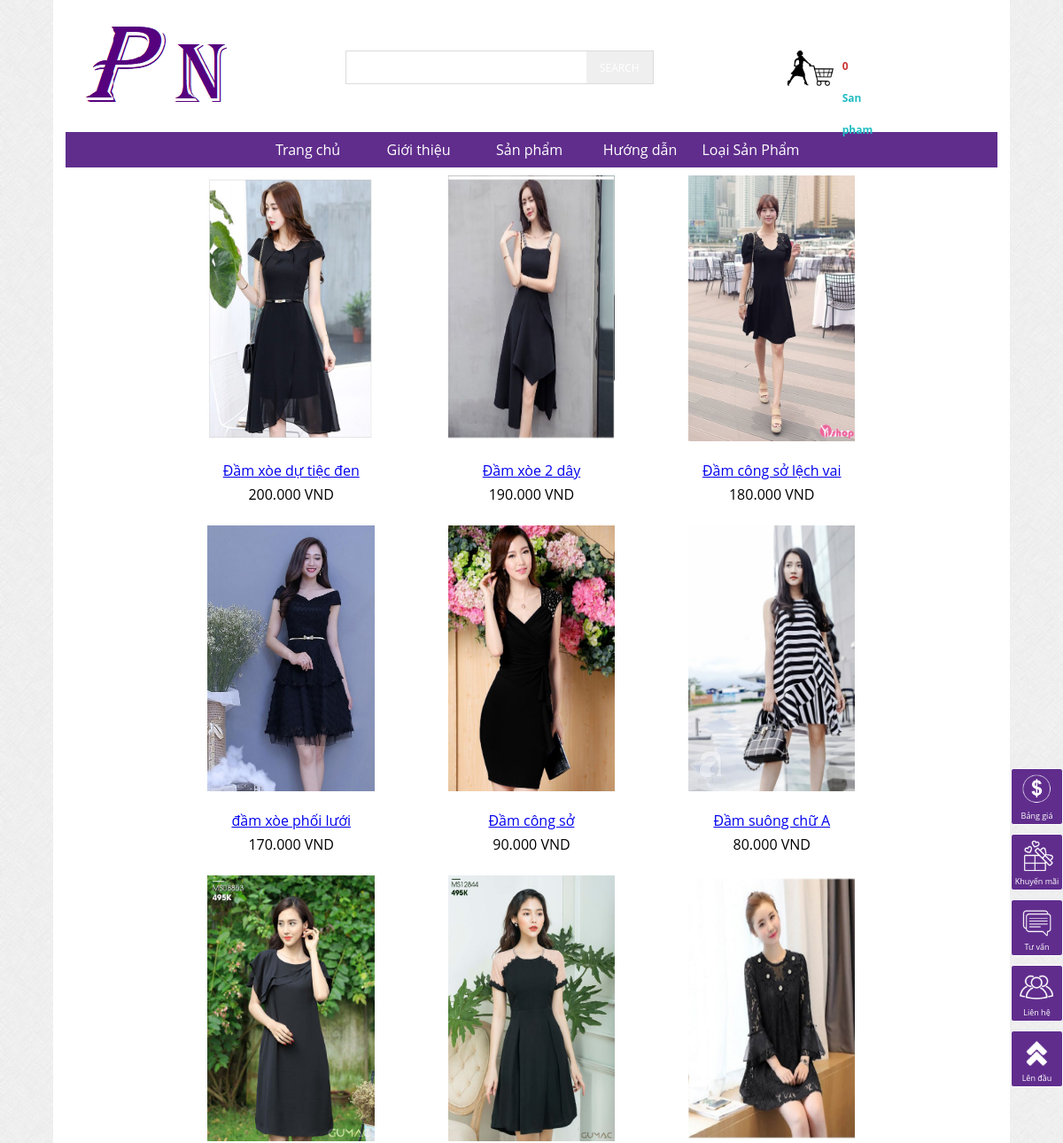
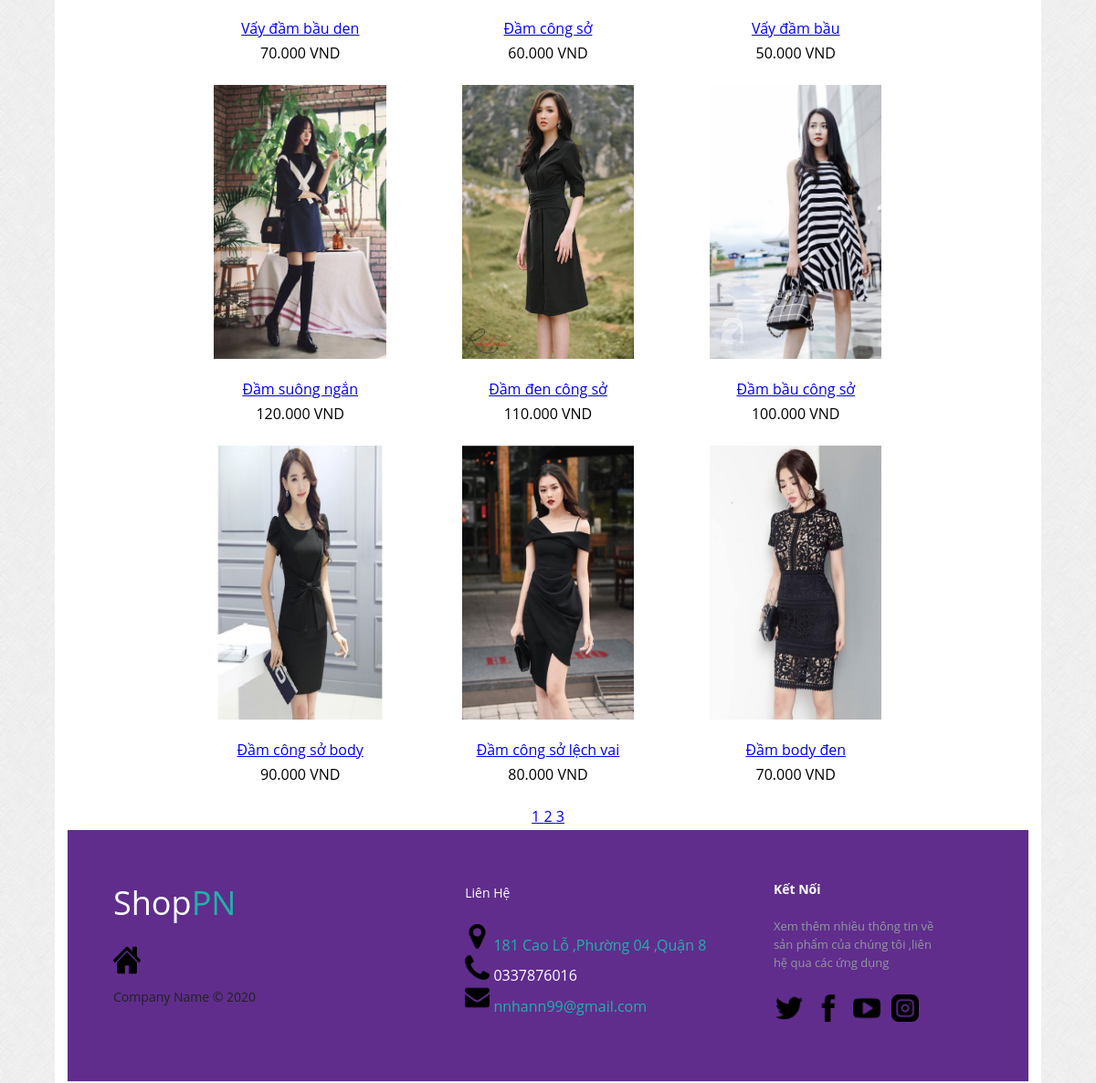
The page /?thamso=xuat_san_pham on the database its author committed (2 pictures, top to bottom).
### tables this page shows
CREATE TABLE `menu_ngang` (
  `id` int(11) NOT NULL,
  `ten` varchar(256) NOT NULL,
  `noi_dung` mediumtext NOT NULL,
  `loai_menu` varchar(256) NOT NULL
);

CREATE TABLE `san_pham` (
  `id` int(11) NOT NULL,
  `ten` varchar(256) NOT NULL,
  `noi_dung` mediumtext NOT NULL,
  `hinh_anh` varchar(256) NOT NULL,
  `gia` int(255) NOT NULL,
  `thuoc_loai` int(255) NOT NULL,
  `trang_chu` varchar(256) NOT NULL,
  `sap_xep_trang_chu` varchar(255) NOT NULL
);

### chuc_nang/san_pham/xuat_toan_bo_san_pham.php (the view)
<?php
	$so_du_lieu=15;
	$sql="select count(*) from san_pham";
	$tam=$conn->query($sql);
	$data=$tam->fetch();
	$so_trang=ceil($data[0]/$so_du_lieu);
	if(!isset($_GET['trang'])){$vtbd=0;}else{$vtbd=($_GET['trang']-1)*$so_du_lieu;}
	$sql="select id,ten,gia,hinh_anh,thuoc_loai from san_pham order by id desc limit $vtbd,$so_du_lieu";
	$tam=$conn->query($sql);
	echo "<table>";
	while($data=$tam->fetch())
	{
		echo "<tr>";
			for($i=1;$i<=3;$i++)
			{
				echo "<td align='center' width='1215px' valign='top' >";
				echo "<div class='anh' >";
					if($data!=false)
					{
						$link_anh="hinh_anh/san_pham/".$data['hinh_anh'];
						$link_chi_tiet="?thamso=chi_tiet_san_pham&id=".$data['id'];
						$gia=$data['gia'];
						$gia=number_format($gia,0,",",".")." VND";
						echo "<a href='$link_chi_tiet' >";
							echo "<img src='$link_anh' width='220px' >";
						echo "</a>";
						echo "<br>";
						echo "<br>";
						echo "<a href='$link_chi_tiet' >";
							echo $data['ten'];
						echo "</a>";
						echo "<div style='margin-top:5px' >";
						echo $gia;
						echo "</div>";
						echo "<br>";
					}
					else
					{
						echo "&nbsp;";
					}
				echo "</div>";
				if($i!=3)
				{
					$data=$tam->fetch();
				}
			}
			echo"</td>";
		echo "</tr>";
	}
	echo "<tr>";
		echo "<td colspan='3' align='center' >";
			echo "<div class='phan_trang' >";
				for($i=1;$i<=$so_trang;$i++)
				{
					$link="?thamso=xuat_san_pham&trang=".$i;
					echo "<a href='$link' >";
						echo $i;echo " ";
					echo "</a>";
				}
			echo "</div>";
		echo "</td>";
	echo "</tr>";
	echo "</table>";
?>

### chuc_nang/menu_ngang.php (shortened to what this page needs)
<?php
	$sql="select id,ten,loai_menu from menu_ngang order by id";
	$tam=$conn->query($sql);
	echo "<div class='menu_ngang' >";
	echo"<ul>";
		echo "<li><a href='index.php'>Trang chủ</a></li>";
		while($data=$tam->fetch())
		{
			if($data['loai_menu']==""){$link_menu="?thamso=xuat_mot_tin&id=".$data['id'];}
			if($data['loai_menu']=="san_pham"){$link_menu="?thamso=xuat_san_pham";}
			echo "<li><a href='$link_menu'>";
				echo $data['ten'];
			echo "</a></li>";
		}
		echo "<li><a href='#'>Loại Sản Phẩm</a>";
					include("loai.php");
	echo "</div>";
?>

### style.css (style rules this page uses)
* { margin: 0; padding: 0; }
body { font-family:Arial, Helvetica, sans-serif; background:url(images/body_bg3.jpg); height: 100%; }
.anh img { width: 70%; height: 300px; transition: all 1s; }
.menu_ngang ul { background:#602D8D; list-style-type: none; text-align: center; }
.menu_ngang li { display: inline-block; width: 130px; line-height: 40px; margin-left: -5px; position: relative; }
.menu_ngang a { text-decoration: none; color: #fff; display: block; }
* { font-family: Open Sans; }

### rows shown on the page
menu_ngang: ten "Giới thiệu"
menu_ngang: ten "Sản phẩm"
menu_ngang: ten "Hướng dẫn"
san_pham: hinh_anh (picture), ten "Đầm xòe dự tiệc đen", gia "200.000 VND"
san_pham: hinh_anh (picture), ten "Đầm xòe 2 dây", gia "190.000 VND"
san_pham: hinh_anh (picture), ten "Đầm công sở lệch vai", gia "180.000 VND"
san_pham: hinh_anh (picture), ten "đầm xòe phối lưới", gia "170.000 VND"
san_pham: hinh_anh (picture), ten "Đầm công sở", gia "90.000 VND"
san_pham: hinh_anh (picture), ten "Đầm suông chữ A", gia "80.000 VND"
san_pham: hinh_anh (picture), ten "Vấy đầm bầu den", gia "70.000 VND"
san_pham: hinh_anh (picture), ten "Đầm công sở", gia "60.000 VND"
san_pham: hinh_anh (picture), ten "Vấy đầm bầu", gia "50.000 VND"
san_pham: hinh_anh (picture), ten "Đầm suông ngắn", gia "120.000 VND"
san_pham: hinh_anh (picture), ten "Đầm đen công sở", gia "110.000 VND"
san_pham: hinh_anh (picture), ten "Đầm bầu công sở", gia "100.000 VND"
san_pham: hinh_anh (picture), ten "Đầm công sở body", gia "90.000 VND"
san_pham: hinh_anh (picture), ten "Đầm công sở lệch vai", gia "80.000 VND"
san_pham: hinh_anh (picture), ten "Đầm body đen", gia "70.000 VND"

### other values the page prints
$so_luong "0"
